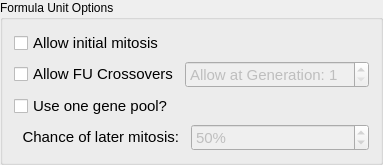
    <widget class="QGroupBox" name="groupBox_10">
     <property name="minimumSize">
      <size>
       <width>0</width>
       <height>28</height>
      </size>
     </property>
     <property name="title">
      <string>Formula Unit Options</string>
     </property>
     <layout class="QGridLayout" name="gridLayout_7">
      <item row="0" column="0">
       <widget class="QCheckBox" name="cb_using_mitotic_growth">
        <property name="sizePolicy">
         <sizepolicy hsizetype="Minimum" vsizetype="Fixed">
          <horstretch>0</horstretch>
          <verstretch>0</verstretch>
         </sizepolicy>
        </property>
        <property name="font">
         <font>
          <pointsize>11</pointsize>
         </font>
        </property>
        <property name="toolTip">
         <string>&lt;html&gt;&lt;head/&gt;&lt;body&gt;&lt;p&gt;Checking this allows mitosis to be performed to create first generation structures of each formula unit. A full description is as follows:&lt;/p&gt;&lt;p&gt;If multiple formula units are used and a larger formula unit is a multiple of the smaller (i. e. 4 is a multiple of 2, 6 is a multiple of 3, etc.), then the first three larger formula unit structures will be constructed by duplicating the smaller formula unit structures.&lt;/p&gt;&lt;p&gt;If there are less than 5 structures optimized of the formula unit structure to be duplicated, it will generate more of the smaller formula unit structure (i. e. if we wish to generate 4 FU structures, and there are only 2 optimized 2 FU structures, it will generate more 2 FU structures until there are at least 5 optimized 2 FU structures).&lt;/p&gt;&lt;p&gt;Note: this is NOT affected by the &amp;quot;Chance of mitosis&amp;quot; feature; that is for mitosis occurring after the initial generations while &amp;quot;Use one gene pool&amp;quot; is checked.&lt;/p&gt;&lt;p&gt;Note: does not work if &amp;quot;Use one gene pool?&amp;quot; is checked&lt;/p&gt;&lt;/body&gt;&lt;/html&gt;</string>
        </property>
        <property name="text">
         <string>Allow initial mitosis</string>
        </property>
       </widget>
      </item>
      <item row="4" column="0">
       <widget class="QCheckBox" name="cb_using_one_pool">
        <property name="sizePolicy">
         <sizepolicy hsizetype="Minimum" vsizetype="Fixed">
          <horstretch>0</horstretch>
          <verstretch>0</verstretch>
         </sizepolicy>
        </property>
        <property name="font">
         <font>
          <pointsize>11</pointsize>
         </font>
        </property>
        <property name="toolTip">
         <string>&lt;html&gt;&lt;head/&gt;&lt;body&gt;&lt;p&gt;This will cause the search to focus on the formula units that have produced the most stable xtals. The weighted probability list will be based upon the enthalpy / FU of structures of every different formula units on the list.&lt;/p&gt;&lt;p&gt;If unchecked, all the evolutionary operations (except the formula unit crossover, which is completely random) will generate structures to create equal amounts of every type of formula unit.&lt;/p&gt;&lt;p&gt;It may be preferable to check this later in the run rather than earlier because, due to the complexity of larger formula unit xtals, stable structures of the larger formula unit xtals may not have been discovered yet.&lt;/p&gt;&lt;p&gt;The pool size of the new enthalpy per formula unit weighted structures list is equal to the pool size per FU specified above.&lt;/p&gt;&lt;/body&gt;&lt;/html&gt;</string>
        </property>
        <property name="text">
         <string>Use one gene pool?</string>
        </property>
       </widget>
      </item>
      <item row="1" column="0">
       <widget class="QCheckBox" name="cb_using_FU_crossovers">
        <property name="sizePolicy">
         <sizepolicy hsizetype="Minimum" vsizetype="Fixed">
          <horstretch>0</horstretch>
          <verstretch>0</verstretch>
         </sizepolicy>
        </property>
        <property name="font">
         <font>
          <pointsize>11</pointsize>
         </font>
        </property>
        <property name="toolTip">
         <string>&lt;html&gt;&lt;head/&gt;&lt;body&gt;&lt;p&gt;Allows crossovers between different formula units. The resulting cell structure will be rounded to the nearest formula unit on the list (i. e. atoms will be removed/added randomly until it reaches the closest number of formula units on the list).&lt;/p&gt;&lt;p&gt;This option will be ignored if there is only one formula unit on the formula units list (found on the &amp;quot;Structure Limits&amp;quot; tab).&lt;/p&gt;&lt;/body&gt;&lt;/html&gt;</string>
        </property>
        <property name="text">
         <string>Allow FU Crossovers</string>
        </property>
       </widget>
      </item>
      <item row="1" column="1" colspan="2">
       <widget class="QSpinBox" name="spin_FU_crossovers_generation">
        <property name="enabled">
         <bool>false</bool>
        </property>
        <property name="sizePolicy">
         <sizepolicy hsizetype="MinimumExpanding" vsizetype="Fixed">
          <horstretch>0</horstretch>
          <verstretch>0</verstretch>
         </sizepolicy>
        </property>
        <property name="minimumSize">
         <size>
          <width>150</width>
          <height>21</height>
         </size>
        </property>
        <property name="font">
         <font>
          <pointsize>11</pointsize>
         </font>
        </property>
        <property name="toolTip">
         <string>&lt;html&gt;&lt;head/&gt;&lt;body&gt;&lt;p&gt;Choose which generation to allow crossovers between formula units to begin at. &lt;/p&gt;&lt;/body&gt;&lt;/html&gt;</string>
        </property>
        <property name="prefix">
         <string>Allow at Generation: </string>
        </property>
        <property name="minimum">
         <number>1</number>
        </property>
       </widget>
      </item>
      <item row="5" column="2">
       <widget class="QSpinBox" name="spin_chance_of_mitosis">
        <property name="enabled">
         <bool>false</bool>
        </property>
        <property name="sizePolicy">
         <sizepolicy hsizetype="MinimumExpanding" vsizetype="Fixed">
          <horstretch>0</horstretch>
          <verstretch>0</verstretch>
         </sizepolicy>
        </property>
        <property name="minimumSize">
         <size>
          <width>30</width>
          <height>21</height>
         </size>
        </property>
        <property name="font">
         <font>
          <pointsize>11</pointsize>
         </font>
        </property>
        <property name="toolTip">
         <string>&lt;html&gt;&lt;head/&gt;&lt;body&gt;&lt;p&gt;If &amp;quot;Use one gene pool?&amp;quot; is checked, then this is the chance of the xtal chosen from the probability list to undergo mitosis to become one of the possible formula units on the list (defined by the user in the Structure Limits tab).&lt;/p&gt;&lt;p&gt;&lt;br/&gt;&lt;/p&gt;&lt;p&gt;Mitosis will only be used to create formula units that are multiples of the formula units of the original structure.&lt;/p&gt;&lt;p&gt;&lt;br/&gt;&lt;/p&gt;&lt;p&gt;If there is more than one formula unit that can be made, there is an equal probability of generating each of the formula units.&lt;/p&gt;&lt;p&gt;Note: does not affect &amp;quot;Allow initial mitosis;&amp;quot; that is for the initial generation, whereas this is for later generations while using one gene pool.&lt;/p&gt;&lt;p&gt;&lt;br/&gt;Default value: 50%&lt;/p&gt;&lt;/body&gt;&lt;/html&gt;</string>
        </property>
        <property name="suffix">
         <string>%</string>
        </property>
        <property name="maximum">
         <number>100</number>
        </property>
        <property name="value">
         <number>50</number>
        </property>
       </widget>
      </item>
      <item row="5" column="0">
       <widget class="QLabel" name="label_11">
        <property name="sizePolicy">
         <sizepolicy hsizetype="Preferred" vsizetype="Fixed">
          <horstretch>0</horstretch>
          <verstretch>0</verstretch>
         </sizepolicy>
        </property>
        <property name="font">
         <font>
          <pointsize>11</pointsize>
         </font>
        </property>
        <property name="toolTip">
         <string>&lt;html&gt;&lt;head/&gt;&lt;body&gt;&lt;p&gt;If &amp;quot;Use one gene pool?&amp;quot; is checked, then this is the chance of the xtal chosen from the probability list to undergo mitosis to become one of the possible formula units on the list (defined by the user in the Structure Limits tab).&lt;/p&gt;&lt;p&gt;&lt;br/&gt;&lt;/p&gt;&lt;p&gt;Mitosis will only be used to create formula units that are multiples of the formula units of the original structure.&lt;/p&gt;&lt;p&gt;&lt;br/&gt;&lt;/p&gt;&lt;p&gt;If there is more than one formula unit that can be made, there is an equal probability of generating each of the formula units.&lt;/p&gt;&lt;p&gt;Note: does not affect &amp;quot;Allow initial mitosis;&amp;quot; that is for the initial generation, whereas this is for later generations while using one gene pool.&lt;br/&gt;&lt;/p&gt;&lt;p&gt;Default value: 50%&lt;/p&gt;&lt;/body&gt;&lt;/html&gt;</string>
        </property>
        <property name="text">
         <string>  Chance of later mitosis:</string>
        </property>
        <property name="alignment">
         <set>Qt::AlignRight|Qt::AlignTrailing|Qt::AlignVCenter</set>
        </property>
       </widget>
      </item>
     </layout>
    </widget>
